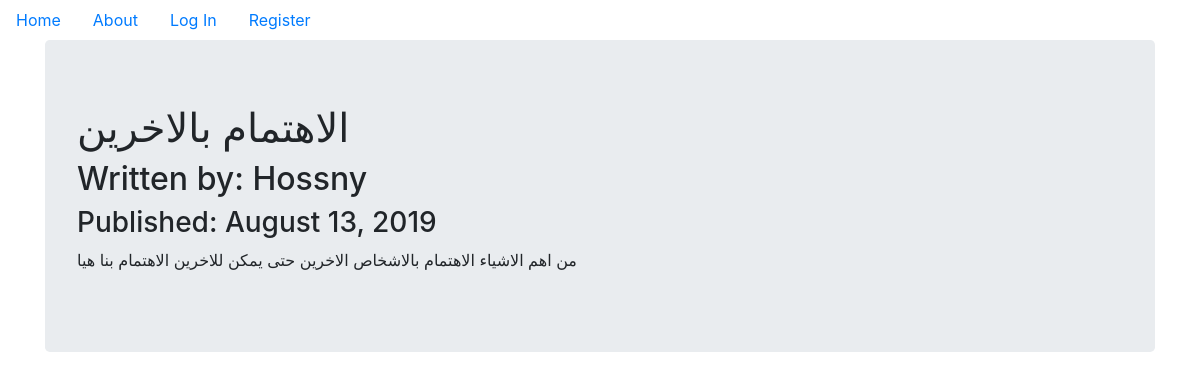
Page /6 on the committed database.
### puppycompanyblog/models.py (models this page shows, shortened)
class BlogPost(db.Model):
    users = db.relationship(User)
    id = db.Column(db.Integer,primary_key=True)
    user_id = db.Column(db.Integer,db.ForeignKey('users.id'),nullable=False)
    date = db.Column(db.DateTime,nullable=False,default=datetime.utcnow)
    title = db.Column(db.String(140),nullable=False)
    text = db.Column(db.Text,nullable=False)

class User(db.Model,UserMixin):
    __tablename__ = 'users'
    id = db.Column(db.Integer,primary_key=True)
    profile_image = db.Column(db.String(64),nullable=False,default='default_profile.jpg')
    email = db.Column(db.String(64),unique=True,index=True)
    username = db.Column(db.String(64),unique=True,index=True)
    password_hash = db.Column(db.String(128))
    posts = db.relationship('BlogPost',backref='author',lazy=True)

### puppycompanyblog/users/views.py (the view)
@users.route("/<username>")
def user_posts(username):
    page = request.args.get('page',1,type=int)
    user = User.query.filter_by(username=username).first_or_404()
    blog_posts = BlogPost.query.filter_by(author=user).order_by(BlogPost.date.desc()).paginate(page=page,per_page=5)
    return render_template('user_blog_posts.html',blog_posts=blog_posts,user=user)

### puppycompanyblog/blog_posts/views.py (called while the page is built)
@blog_posts.route('/<int:blog_post_id>')
def blog_post(blog_post_id):
    blog_post = BlogPost.query.get_or_404(blog_post_id)
    return render_template('blog_post.html',title=blog_post.title,
                            date=blog_post.date,post=blog_post
    )

### puppycompanyblog/templates/blog_post.html (shortened to what this page needs)
{% extends "base.html" %}
{% block content %}
<div class="jumbotron">
  <h1>{{post.title}}</h1>
  <h2>Written by: {{post.author.username}}</h2>
  <h3>Published: {{post.date.strftime('%B %d, %Y')}}</h3>
  <p>{{post.text}}</p>
</div>
{% endblock %}

### rows in the picture
BlogPost: title "الاهتمام بالاخرين", date "August 13, 2019", text "من اهم الاشياء الاهتمام بالاشخاص الاخرين حتى يمكن للاخرين الاهتمام بنا هيا"
User: author.username "Hossny"
